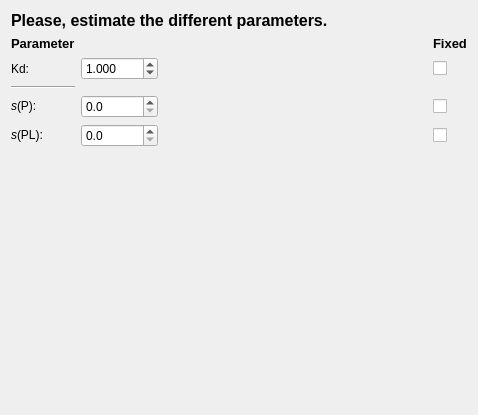
             <widget class="QWidget" name="scrollAreaWidgetContents_2">
              <property name="geometry">
               <rect>
                <x>0</x>
                <y>0</y>
                <width>478</width>
                <height>415</height>
               </rect>
              </property>
              <layout class="QGridLayout" name="gridLayout_4">
               <item row="3" column="0">
                <layout class="QGridLayout" name="gridLayout_16">
                 <item row="3" column="0">
                  <widget class="QLabel" name="start_label_one">
                   <property name="text">
                    <string>&lt;I&gt;s&lt;/I&gt;(P):</string>
                   </property>
                  </widget>
                 </item>
                 <item row="1" column="0">
                  <widget class="QLabel" name="kd1__label_one">
                   <property name="text">
                    <string>Kd: </string>
                   </property>
                  </widget>
                 </item>
                 <item row="3" column="3">
                  <widget class="QCheckBox" name="start_check_one">
                   <property name="text">
                    <string/>
                   </property>
                  </widget>
                 </item>
                 <item row="1" column="3">
                  <widget class="QCheckBox" name="kd1_check_one">
                   <property name="text">
                    <string/>
                   </property>
                  </widget>
                 </item>
                 <item row="0" column="3">
                  <widget class="QLabel" name="label_9">
                   <property name="font">
                    <font>
                     <pointsize>10</pointsize>
                     <weight>75</weight>
                     <bold>true</bold>
                    </font>
                   </property>
                   <property name="text">
                    <string>Fixed</string>
                   </property>
                  </widget>
                 </item>
                 <item row="3" column="1">
                  <widget class="QDoubleSpinBox" name="start_guess_one">
                   <property name="decimals">
                    <number>1</number>
                   </property>
                   <property name="maximum">
                    <double>3999998.000000000000000</double>
                   </property>
                   <property name="singleStep">
                    <double>0.100000000000000</double>
                   </property>
                  </widget>
                 </item>
                 <item row="0" column="0">
                  <widget class="QLabel" name="label_8">
                   <property name="font">
                    <font>
                     <pointsize>10</pointsize>
                     <weight>75</weight>
                     <bold>true</bold>
                    </font>
                   </property>
                   <property name="text">
                    <string>Parameter</string>
                   </property>
                  </widget>
                 </item>
                 <item row="1" column="2">
                  <spacer name="horizontalSpacer_15">
                   <property name="orientation">
                    <enum>Qt::Horizontal</enum>
                   </property>
                   <property name="sizeHint" stdset="0">
                    <size>
                     <width>40</width>
                     <height>20</height>
                    </size>
                   </property>
                  </spacer>
                 </item>
                 <item row="1" column="1">
                  <widget class="QDoubleSpinBox" name="kd1_one">
                   <property name="suffix">
                    <string/>
                   </property>
                   <property name="decimals">
                    <number>3</number>
                   </property>
                   <property name="maximum">
                    <double>1000.000000000000000</double>
                   </property>
                   <property name="value">
                    <double>1.000000000000000</double>
                   </property>
                  </widget>
                 </item>
                 <item row="4" column="0">
                  <widget class="QLabel" name="end_label_one">
                   <property name="text">
                    <string>&lt;I&gt;s&lt;/I&gt;(PL):</string>
                   </property>
                  </widget>
                 </item>
                 <item row="4" column="1">
                  <widget class="QDoubleSpinBox" name="end_guess_one">
                   <property name="decimals">
                    <number>1</number>
                   </property>
                   <property name="maximum">
                    <double>4000000.000000000000000</double>
                   </property>
                   <property name="singleStep">
                    <double>0.100000000000000</double>
                   </property>
                  </widget>
                 </item>
                 <item row="4" column="3">
                  <widget class="QCheckBox" name="end_check_one">
                   <property name="text">
                    <string/>
                   </property>
                   <property name="tristate">
                    <bool>false</bool>
                   </property>
                  </widget>
                 </item>
                 <item row="2" column="0">
                  <widget class="Line" name="line_2">
                   <property name="orientation">
                    <enum>Qt::Horizontal</enum>
                   </property>
                  </widget>
                 </item>
                </layout>
               </item>
               <item row="0" column="0">
                <widget class="QLabel" name="label_4">
                 <property name="font">
                  <font>
                   <pointsize>12</pointsize>
                   <weight>75</weight>
                   <bold>true</bold>
                  </font>
                 </property>
                 <property name="text">
                  <string>Please, estimate the different parameters.</string>
                 </property>
                </widget>
               </item>
               <item row="4" column="0">
                <spacer name="verticalSpacer_2">
                 <property name="orientation">
                  <enum>Qt::Vertical</enum>
                 </property>
                 <property name="sizeHint" stdset="0">
                  <size>
                   <width>20</width>
                   <height>40</height>
                  </size>
                 </property>
                </spacer>
               </item>
              </layout>
             </widget>
